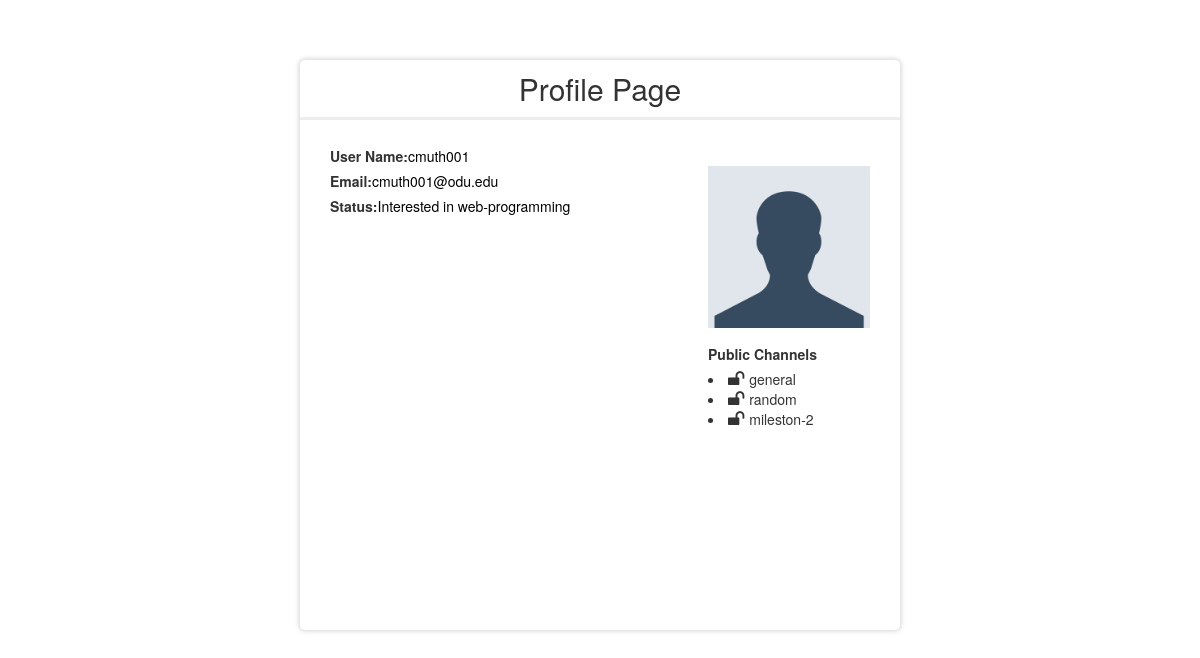
The page /userProfile.php?email=cmuth001@odu.edu on the database as committed earlier.
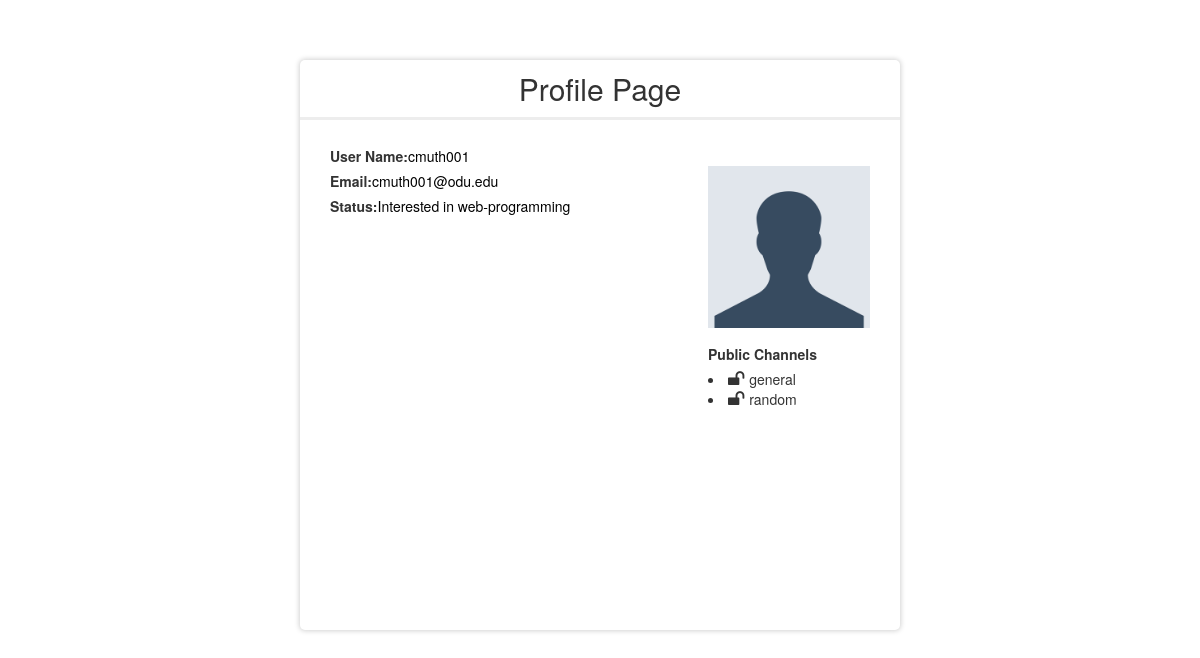
The same page on the database as committed later.
### tables this page shows
CREATE TABLE IF NOT EXISTS `users` (
  `email` varchar(50) NOT NULL,
  `user_name` varchar(20) NOT NULL,
  `display_name` varchar(20) NOT NULL,
  `status` varchar(50) NOT NULL DEFAULT 'Available',
  `mode_id` int(10) NOT NULL DEFAULT '0',
  `display_pic` varchar(50) NOT NULL DEFAULT 'no pic',
  `description` varchar(200) NOT NULL DEFAULT 'bio',
  `password` varchar(20) NOT NULL,
  `phone_no` int(13) DEFAULT NULL,
  `skype_id` varchar(20) NOT NULL DEFAULT 'skype id',
  `timestamp` timestamp NOT NULL DEFAULT CURRENT_TIMESTAMP ON UPDATE CURRENT_TIMESTAMP
);

CREATE TABLE IF NOT EXISTS `channels` (
  `channel_id` int(20) NOT NULL,
  `channel_name` varchar(20) NOT NULL,
  `purpose` varchar(50) NOT NULL,
  `created_by_user_email` varchar(20) NOT NULL,
  `createdon` timestamp NOT NULL DEFAULT '0000-00-00 00:00:00' ON UPDATE CURRENT_TIMESTAMP,
  `access_specifiers` tinyint(1) NOT NULL DEFAULT '0'
);

### userProfile.php (the view, shortened to what this page needs)
<?php
include_once "sqlQueries.php";
?>
<!DOCTYPE html>
<html>
    <head>
        <link rel="stylesheet" type="text/css" href="./profilePage.css">
        <link rel="stylesheet" href="https://maxcdn.bootstrapcdn.com/bootstrap/3.3.7/css/bootstrap.min.css">
        <link rel="stylesheet" href="https://cdnjs.cloudflare.com/ajax/libs/font-awesome/4.7.0/css/font-awesome.min.css">
    </head>
    <body>
        <div class = "formDiv">
            <h2 >Profile Page</h2>
                <div class="container" style = "height:100%; width:95%;">
                <div class = "leftside" style="float:left;width: 70%;">
                    <label><b>User Name:</b></label><span class="profileStyle"><?php $result = getUserDetails($_GET['email']); echo $result['display_name'] ?></span><br>
                    <label><b>Email:</b></label><span class="profileStyle"><?php $result = getUserDetails($_GET['email']); echo $result['email'] ?></span><br>
                    <label><b>Status:</b></label><span class="profileStyle"><?php $result = getUserDetails($_GET['email']); echo $result['status'] ?></span><br>
                </div>
                <div class ="profilePic" style="width:30%;height:100%;float:right">
                    <img src="./assets/images/homePage.png" width="100%" height="40%" alt="Avatar" class="avatar">
                    <div class = "channels">
                        <label>Public Channels</label>
                        <?php
                            $result =getAllPublicChannels($_GET['email']);
                            echo $result
                        ?>
                    </div>
                </div>
                <div class="clearfix">
                </div>
              </div>
        </div>
    </body>
</html>

### sqlQueries.php (shortened to what this page needs)
<?php
$conn = new mysqli(DB_HOST, DB_USER, DB_PASSWORD,DB_NAME)
	OR die ('Could not connect to MySQL: '.mysql_error());
function getUserDetails($email){
	global $conn;
	$sql = "SELECT * FROM users where email= '".$email."'";
    $result = $conn->query($sql);
    $row = $result->fetch_assoc();
    return $row;
}
function getAllPublicChannels($email){
	global $conn;
	$sql = "SELECT channels.channel_name FROM `userChannels` join channels on userChannels.channel_id=channels.channel_id where userChannels.user_email='$email' and access_specifiers=0";
    $result = mysqli_query($conn, $sql);
    $string = "";
    while(($row = mysqli_fetch_assoc($result)))
	{
    	$string=$string."<li ><i style='font-size: 126%;padding-right: 3%;' class='fa'>&#xf09c;</i>".$row['channel_name']."</li>";
	}
	return $string;
}
 ?>

### profilePage.css (style rules this page uses)
.profileStyle { color:black; }
.formDiv { width: 50%; margin-left: auto; margin-right: auto; margin-top: 5%; box-shadow: 0px 0px 5px 1px lightgrey; border-radius: 5px; }
h2 { text-align: center; padding: 2%; border-bottom: 3px solid #ededed; }
.container { padding: 16px; min-height: 500px }
.channels { margin-top: 10%; }
.clearfix::after { content: ""; clear: both; display: table; }

Rows that differ between the two databases and show on the page:
removed channels: channel_name "mileston-2"
